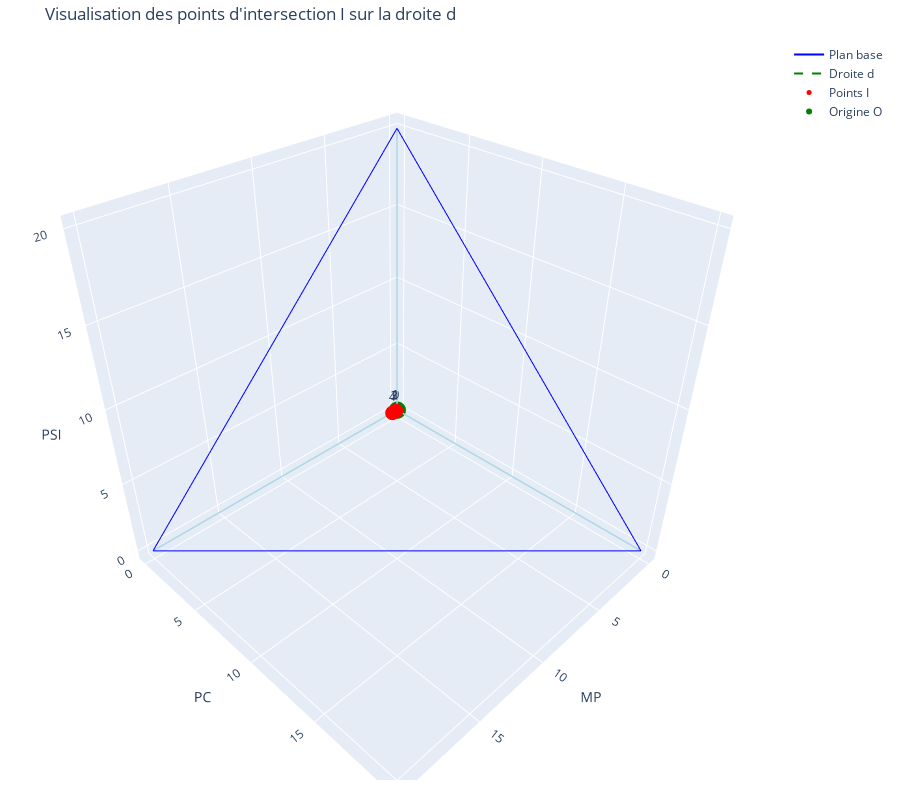

Notebook cell for this chart:
### Markdown cell above
On réutilise la figure précédente, en affichant maintenant les points de notre cas exemple.

### Code cell
fig_I = go.Figure()

for edge in [[O, MP], [O, PC], [O, PSI]]:
    fig_I.add_trace(go.Scatter3d(
        x=[edge[0][0], edge[1][0]],
        y=[edge[0][1], edge[1][1]],
        z=[edge[0][2], edge[1][2]],
        mode='lines',
        line=dict(color='lightblue', width=3),
        showlegend=False
    ))

# Plan de base (MP-PC-PSI) - Added to second figure
triangle = np.array([MP, PC, PSI, MP]) # Ensure triangle is defined or accessible
fig_I.add_trace(go.Scatter3d(
    x=triangle[:, 0],
    y=triangle[:, 1],
    z=triangle[:, 2],
    mode='lines',
    line=dict(color='blue', width=2),
    name='Plan base'
))

u = np.array([pond['A'], pond['B'], pond['C']])

min_t = df['t'].min()
max_t = df['t'].max()
t_vals_d = np.linspace(min_t * 0.8, max_t * 1.1, 100) 
d_points_correct = np.array([t_vals_d * u[0], t_vals_d * u[1], t_vals_d * u[2]])

fig_I.add_trace(go.Scatter3d(
    x=d_points_correct[0], y=d_points_correct[1], z=d_points_correct[2],
    mode='lines',
    line=dict(color='green', width=2, dash='dash'),
    name="Droite d"
))

fig_I.add_trace(go.Scatter3d(
    x=df['xI'], y=df['yI'], z=df['zI'],
    mode='markers+text',
    marker=dict(size=5, color='red'),
    text=[str(idx) for idx in df.index], 
    textposition="top center",
    name="Points I"
))

fig_I.add_trace(go.Scatter3d(
    x=[0], y=[0], z=[0],
    mode='markers+text',
    marker=dict(size=6, color='green'),
    text=["O"],
    textposition="bottom right",
    name="Origine O"
))

fig_I.update_layout(
    scene=dict(
        xaxis_title='MP',
        yaxis_title='PC',
        zaxis_title='PSI',
        aspectmode='cube',
    ),
    title="Visualisation des points d'intersection I sur la droite d",
    width=900,
    height=800,
    margin=dict(l=20, r=20, b=20, t=40) # Adjust margins to reduce whitespace
)

fig_I.show()

### Figure 1 — Plotly figure (JSON) as saved in the notebook; plotly's stock layout.template omitted (floating-point values rounded to 4 significant figures)
{"data": [{"line": {"color": "lightblue", "width": 3}, "mode": "lines", "showlegend": false, "type": "scatter3d", "x": [0, 20], "y": [0, 0], "z": [0, 0]}, {"line": {"color": "lightblue", "width": 3}, "mode": "lines", "showlegend": false, "type": "scatter3d", "x": [0, 0], "y": [0, 20], "z": [0, 0]}, {"line": {"color": "lightblue", "width": 3}, "mode": "lines", "showlegend": false, "type": "scatter3d", "x": [0, 0], "y": [0, 0], "z": [0, 20]}, {"line": {"color": "blue", "width": 2}, "mode": "lines", "name": "Plan base", "type": "scatter3d", "x": [20, 0, 0, 20], "y": [0, 20, 0, 0], "z": [0, 0, 20, 0]}, {"line": {"color": "green", "dash": "dash", "width": 2}, "mode": "lines", "name": "Droite d", "type": "scatter3d", "x": [0.3765, 0.3933, 0.4102, 0.4271, 0.4439, 0.4608, 0.4777, 0.4946, 0.5114, 0.5283, 0.5452, 0.562, 0.5789, 0.5958, 0.6126, 0.6295, 0.6464, 0.6632, 0.6801, 0.697, 0.7139, 0.7307, 0.7476, 0.7645, 0.7813, 0.7982, 0.8151, 0.8319, 0.8488, 0.8657, 0.8825, 0.8994, 0.9163, 0.9332, 0.95, 0.9669, 0.9838, 1.001, 1.017, 1.034, 1.051, 1.068, 1.085, 1.102, 1.119, 1.136, 1.152, 1.169, 1.186, 1.203, 1.22, 1.237, 1.254, 1.271, 1.287, 1.304, 1.321, 1.338, 1.355, 1.372, 1.389, 1.405, 1.422, 1.439, 1.456, 1.473, 1.49, 1.507, 1.524, 1.54, 1.557, 1.574, 1.591, 1.608, 1.625, 1.642, 1.659, 1.675, 1.692, 1.709, 1.726, 1.743, 1.76, 1.777, 1.793, 1.81, 1.827, 1.844, 1.861, 1.878, 1.895, 1.912, 1.928, 1.945, 1.962, 1.979, 1.996, 2.013, 2.03, 2.047], "y": [0.2824, 0.295, 0.3077, 0.3203, 0.333, 0.3456, 0.3583, 0.3709, 0.3836, 0.3962, 0.4089, 0.4215, 0.4342, 0.4468, 0.4595, 0.4721, 0.4848, 0.4974, 0.5101, 0.5227, 0.5354, 0.548, 0.5607, 0.5733, 0.586, 0.5986, 0.6113, 0.624, 0.6366, 0.6493, 0.6619, 0.6746, 0.6872, 0.6999, 0.7125, 0.7252, 0.7378, 0.7505, 0.7631, 0.7758, 0.7884, 0.8011, 0.8137, 0.8264, 0.839, 0.8517, 0.8643, 0.877, 0.8896, 0.9023, 0.9149, 0.9276, 0.9402, 0.9529, 0.9656, 0.9782, 0.9909, 1.004, 1.016, 1.029, 1.041, 1.054, 1.067, 1.079, 1.092, 1.105, 1.117, 1.13, 1.143, 1.155, 1.168, 1.181, 1.193, 1.206, 1.219, 1.231, 1.244, 1.257, 1.269, 1.282, 1.294, 1.307, 1.32, 1.332, 1.345, 1.358, 1.37, 1.383, 1.396, 1.408, 1.421, 1.434, 1.446, 1.459, 1.472, 1.484, 1.497, 1.51, 1.522, 1.535], "z": [0.2824, 0.295, 0.3077, 0.3203, 0.333, 0.3456, 0.3583, 0.3709, 0.3836, 0.3962, 0.4089, 0.4215, 0.4342, 0.4468, 0.4595, 0.4721, 0.4848, 0.4974, 0.5101, 0.5227, 0.5354, 0.548, 0.5607, 0.5733, 0.586, 0.5986, 0.6113, 0.624, 0.6366, 0.6493, 0.6619, 0.6746, 0.6872, 0.6999, 0.7125, 0.7252, 0.7378, 0.7505, 0.7631, 0.7758, 0.7884, 0.8011, 0.8137, 0.8264, 0.839, 0.8517, 0.8643, 0.877, 0.8896, 0.9023, 0.9149, 0.9276, 0.9402, 0.9529, 0.9656, 0.9782, 0.9909, 1.004, 1.016, 1.029, 1.041, 1.054, 1.067, 1.079, 1.092, 1.105, 1.117, 1.13, 1.143, 1.155, 1.168, 1.181, 1.193, 1.206, 1.219, 1.231, 1.244, 1.257, 1.269, 1.282, 1.294, 1.307, 1.32, 1.332, 1.345, 1.358, 1.37, 1.383, 1.396, 1.408, 1.421, 1.434, 1.446, 1.459, 1.472, 1.484, 1.497, 1.51, 1.522, 1.535]}, {"marker": {"color": "red", "size": 5}, "mode": "markers+text", "name": "Points I", "text": ["0", "1", "2", "3", "4"], "textposition": "top center", "type": "scatter3d", "x": [0.4706, 0.8108, 1.0, 1.231, 1.86], "y": [0.3529, 0.6081, 0.75, 0.9231, 1.395], "z": [0.3529, 0.6081, 0.75, 0.9231, 1.395]}, {"marker": {"color": "green", "size": 6}, "mode": "markers+text", "name": "Origine O", "text": ["O"], "textposition": "bottom right", "type": "scatter3d", "x": [0], "y": [0], "z": [0]}], "layout": {"height": 800, "margin": {"b": 20, "l": 20, "r": 20, "t": 40}, "scene": {"aspectmode": "cube", "xaxis": {"title": {"text": "MP"}}, "yaxis": {"title": {"text": "PC"}}, "zaxis": {"title": {"text": "PSI"}}}, "title": {"text": "Visualisation des points d'intersection I sur la droite d"}, "width": 900}}
